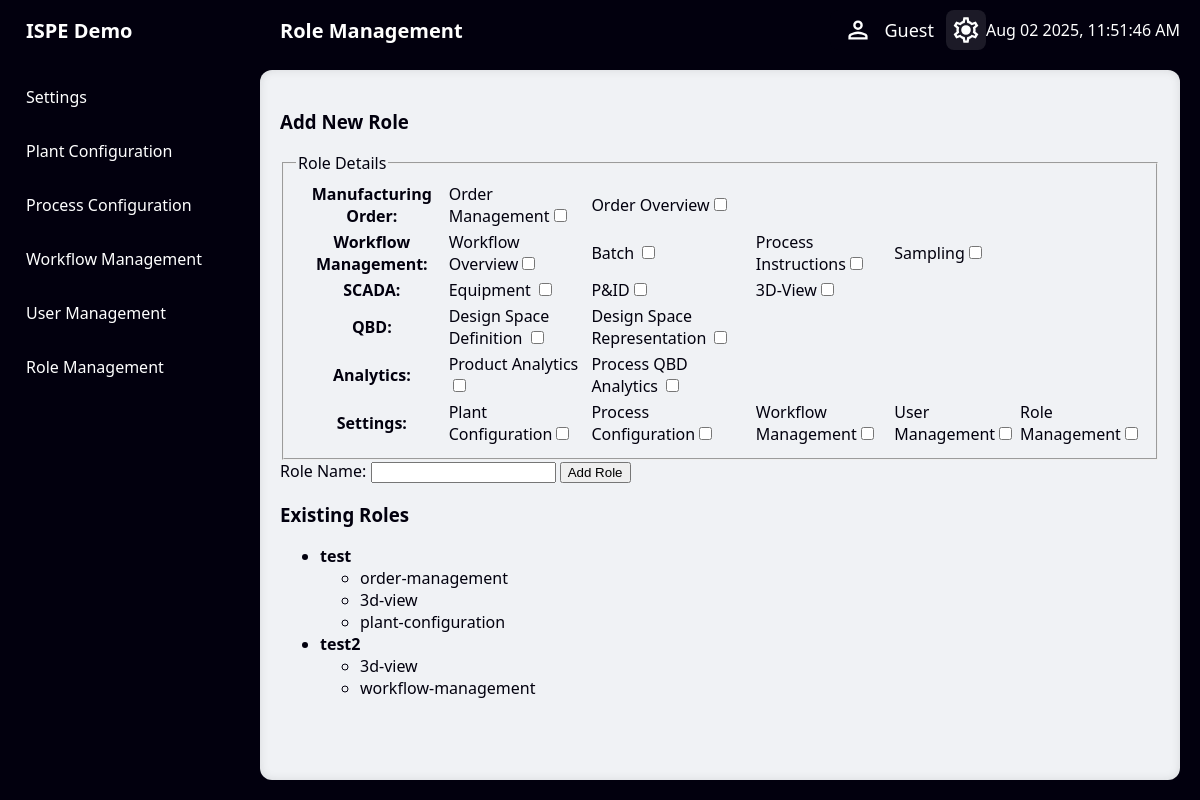
Screenshot of /role-management with the database file from the repository.
### models.py (models this page shows)
class Role(db.Model):
    __tablename__ = 'roles'
    id = db.Column(db.Integer, primary_key=True)
    name = db.Column(db.String, unique=True, nullable=False)
    permissions = db.relationship('RolePermission', backref='role', cascade="all, delete-orphan")

class RolePermission(db.Model):
    __tablename__ = 'role_permissions'
    id = db.Column(db.Integer, primary_key=True)
    permission = db.Column(db.String, nullable=False)
    role_id = db.Column(db.Integer, db.ForeignKey('roles.id'), nullable=False)

### app.py (the view)
    @app.route('/role-management')
    def role_management():
        roles = Role.query.all()
        roles_with_permissions = [
            {
                'name': role.name,
                'permissions': [perm.permission for perm in role.permissions]
            }
            for role in roles
        ]
        return render_template('role-management.html', roles=roles_with_permissions)

### timeout.py (called while the page is built)
def register_timeout_hook(app):
    @app.before_request
    def check_inactivity():
        if current_user.is_authenticated:
            now = datetime.utcnow()
            last_activity = session.get('last_activity')
            if last_activity:
                last_active = datetime.fromisoformat(last_activity)
                elapsed = (now - last_active).total_seconds()
                if elapsed > INACTIVITY_TIMEOUT:
                    logout_user()
                    session.pop('last_activity', None)
                    return redirect(url_for('Logout_message'))
            session['last_activity'] = now.isoformat()

### templates/role-management.html (shortened to what this page needs)
{% extends "basesettings.html" %}
{% block header_title %}Role Management{% endblock %}
{% block content %}
<div class="role-management-container">
    <div id="add-role-modal" class="modal">
        <div class="modal-content">
            <h3>Add New Role</h3>
            <form id="add-role-form">
                <fieldset>
                <legend>Role Details</legend>
                <table>
                    <tr>
                        <th><label for="manufacturing-order">Manufacturing Order:</label></th>
                        <td>Order Management<input type="checkbox" id="order-management" name="order-management" ></td>
                        <td>Order Overview<input type="checkbox" id="order-overview" name="order-overview" ></td>
                    </tr>
                    <tr>
                        <th><label for="workflow-management">Workflow Management:</label></th>
                        <td>Workflow Overview<input type="checkbox" id="workflow-overview" name="workflow-overview" ></td>
                        <td>Batch <input type="checkbox" id="batch" name="batch" ></td>
                        <td>Process Instructions<input type="checkbox" id="process-instructions" name="process-instructions" ></td>
                        <td>Sampling<input type="checkbox" id="sampling" name="sampling" ></td>
                    </tr>
                    <tr>
                        <th><label for="scada">SCADA:</label></th>
                        <td>Equipment <input type="checkbox" id="equipment" name="equipment" ></td>
                        <td>P&ID<input type="checkbox" id="pid" name="pid" ></td>
                        <td>3D-View<input type="checkbox" id="3d-view" name="3d-view" ></td>
                    </tr>
                    <tr>
                        <th><label for="QBD">QBD:</label></th>
                        <td>Design Space Definition <input type="checkbox" id="design-space-definition" name="design-space-definition" ></td>
                        <td>Design Space Representation <input type="checkbox" id="design-space-representation" name="design-space-representation" ></td>
                    </tr>
                    <tr>
                        <th><label for="analytics">Analytics:</label></th>
                        <td>Product Analytics <input type="checkbox" id="product-analytics" name="product-analytics" ></td>
                        <td>Process QBD Analytics <input type="checkbox" id="process-qbd-analytics" name="process-qbd-analytics" ></td>
                    </tr>
                    <tr>
                        <th><label for="Settings">Settings:</label></th>
                        <td>Plant Configuration<input type="checkbox" id="plant-configuration" name="plant-configuration" ></td>
                        <td>Process Configuration<input type="checkbox" id="process-configuration" name="process-configuration" ></td>
                        <td>Workflow Management<input type="checkbox" id="workflow-management" name="workflow-management" ></td>
                        <td>User Management<input type="checkbox" id="user-management" name="user-management" ></td>
                        <td>Role Management<input type="checkbox" id="role-management" name="role-management" ></td>
                    </tr>
                </table>
                </fieldset>
            <label for="role-name">Role Name:</label>
            <input type="text" id="role-name" name="role-name">
            <button type="submit">Add Role</button>
            </form>
        </div>
                <h3>Existing Roles</h3>
        <ul>
            {% for role in roles %}
                <li>
                    <strong>{{ role.name }}</strong>
                    {% if role.permissions %}
                        <ul>
                            {% for perm in role.permissions %}
                                <li>{{ perm }}</li>
                            {% endfor %}
                        </ul>
                    {% endif %}
                </li>
            {% else %}
                <li>No roles defined yet.</li>
            {% endfor %}
        </ul>
    </div>
{% endblock %}

### templates/basesettings.html (shortened to what this page needs)
<!DOCTYPE html>
<html lang="en">
<head>
    <link rel="stylesheet" href="{{ url_for('static', filename='css/style.css') }}">
    <link rel="stylesheet" href="{{ url_for('static', filename='css/header.css') }}">
    <link rel="stylesheet" href="{{ url_for('static', filename='css/sidebar.css') }}">
    <link rel="stylesheet" href="{{ url_for('static', filename='css/settings.css') }}">
    <link rel="stylesheet" href="{{ url_for('static', filename='css/plantconfig.css') }}">
    <link rel="stylesheet" href="{{ url_for('static', filename='css/login.css') }}">
    <link rel="stylesheet" href="{{ url_for('static', filename='css/processconfig.css') }}">
    <link rel="stylesheet" href="{{ url_for('static', filename='css/workflowmanagement.css') }}">
</head>
<body>
    <div class="header">
        <div class="left-section">
            {% block header_title %}Welcome Screen{% endblock %}
        </div>
        <div class="user-info">
            <img src="{{ url_for('static', filename='images/icons/user.svg') }}" alt="User" class="user-icon" style="width: 32px; height: 32px;">
            <span class="user-name" id="user-name">
                {% if not current_user.is_authenticated %}
                {{ appconfig.Username }}
                {% endif %}
            </span>
        </div>
        <a href="/index" class="settings active">
            <img src="{{ url_for('static', filename='images/icons/settings.svg') }}" alt="Settings" class="settings-icon" style="width: 32px; height: 32px;">
        </a>
        <div class="right-section" id="datetime">
        </div>
    </div>
    <nav class = "sidebar">
        <div href="/index" class="logo">ISPE Demo</div>
        <div id = "settings-sidebar" class = "menu-content-settings show-sidebar">
            <div class = "menu-items-setting">
                <div class = "item-settings">
                    <a href="/settings">Settings</a>
                </div>
                <div class = "item-settings">
                    <a href="/plantconfig">Plant Configuration</a>
                </div>
                <div class = "item-settings">
                    <a href="/processconfig">Process Configuration</a>
                </div>
                <div class = "item-settings">
                    <a href="/workflow-management">Workflow Management</a>
                </div>
                <div class = "item-settings">
                    <a href="/user-management">User Management</a>
                </div>
                <div class = "item-settings">
                    <a href="/role-management">Role Management</a>
                </div>
            </div>
        </div>
    </nav>
    <div class="content">
        {% block content %}{% endblock %}
    </div>
</body>
</html>

### static/css/header.css (style rules this page uses)
.header { position: fixed; display: flex; justify-content: space-between; align-items: center; background-color: var(--header-background, #0a0a15); color: var(--header-text-color, white); height: 60px; left: 250px; right: 0; top: 0; padding: 0 20px; z-index: 1000; }
.left-section { display: flex; align-items: center; padding-left: 10px; padding-right: 50px; min-width: 100px; font-weight: bold; font-size: 20px; }
.right-section { display: flex; align-items: center; gap: 10px; min-width: 100px; }
.user-info { display: flex; align-items: center; background-color: var(--button-background, #1a1a2e); border-radius: 8px; padding: 0 12px; height: 40px; cursor: default; }
.user-icon { width: 32px; height: 32px; }
.user-name { margin-left: 10px; font-size: 18px; color: white; white-space: nowrap; }
.settings { display: flex; align-items: center; justify-content: center; width: 40px; height: 40px; border-radius: 8px; background-color: var(--button-background, #1a1a2e); cursor: pointer; transition: background-color 0.2s ease-in-out; }
.user-logout:hover, .settings:hover, .settings.active { background-color: var(--button-hover-color, #2a2a3d); }

### static/css/sidebar.css (style rules this page uses)
.sidebar { position: fixed; height: 100%; width: 230px; background: var(--sidebar-background); padding-left: 10px; padding-right: 10px; padding-bottom: 10px; top: 0; left: 0; }
.sidebar a { text-decoration: none; color: var(--sidebar-text-color); }
.logo { font-size: 20px; font-weight: bold; padding-left: 16px; height: 60px; color: var(--sidebar-text-color); display: flex; align-items: center; }
.menu-content-settings { position: relative; height: 100%; width: 100%; margin-top: 10px; overflow-y: scroll; visibility: hidden; }
.item a, .item-settings a, .submenu-item { padding:16px; display: inline-block; width: 198px; border-radius: 12px; cursor: pointer; }
#sidebar, #settings-sidebar { position: absolute; top: 70; left: 10; width: 100%; height: 100%; visibility: hidden; transition: opacity 0.3s ease; opacity: 0; }
#settings-sidebar.show-sidebar { visibility: visible; opacity: 1; }

### rows the page displays
Role: name "test"
RolePermission: permission "order-management"
RolePermission: permission "3d-view"
RolePermission: permission "plant-configuration"
Role: name "test2"
RolePermission: permission "3d-view"
RolePermission: permission "workflow-management"

### other values shown
{{ appconfig.Username }} "Guest"
